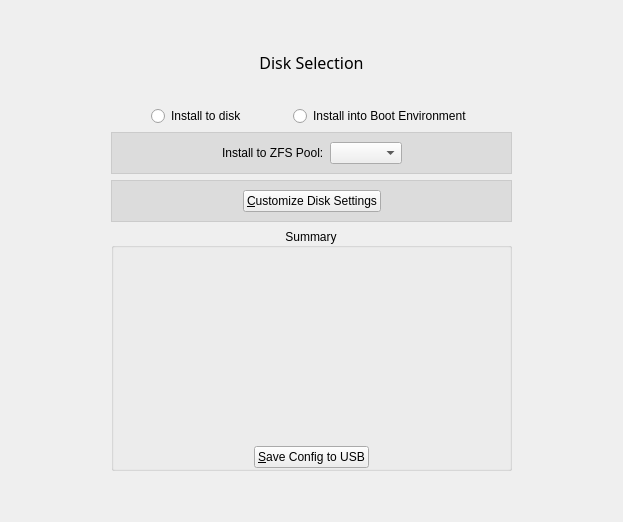
      <widget class="QWidget" name="page_disks">
       <layout class="QGridLayout" name="gridLayout_7">
        <item row="7" column="1">
         <spacer name="verticalSpacer_13">
          <property name="orientation">
           <enum>Qt::Vertical</enum>
          </property>
          <property name="sizeType">
           <enum>QSizePolicy::Preferred</enum>
          </property>
          <property name="sizeHint" stdset="0">
           <size>
            <width>20</width>
            <height>40</height>
           </size>
          </property>
         </spacer>
        </item>
        <item row="1" column="0" rowspan="6">
         <spacer name="horizontalSpacer_12">
          <property name="orientation">
           <enum>Qt::Horizontal</enum>
          </property>
          <property name="sizeType">
           <enum>QSizePolicy::Preferred</enum>
          </property>
          <property name="sizeHint" stdset="0">
           <size>
            <width>100</width>
            <height>341</height>
           </size>
          </property>
         </spacer>
        </item>
        <item row="1" column="1">
         <layout class="QVBoxLayout" name="verticalLayout_2">
          <item>
           <widget class="QLabel" name="label_5">
            <property name="font">
             <font>
              <family>Noto Sans</family>
              <pointsize>12</pointsize>
             </font>
            </property>
            <property name="styleSheet">
             <string notr="true">background: transparent;</string>
            </property>
            <property name="text">
             <string>Disk Selection</string>
            </property>
            <property name="alignment">
             <set>Qt::AlignCenter</set>
            </property>
           </widget>
          </item>
         </layout>
        </item>
        <item row="2" column="1">
         <layout class="QHBoxLayout" name="horizontalLayout_5">
          <item>
           <spacer name="horizontalSpacer_10">
            <property name="orientation">
             <enum>Qt::Horizontal</enum>
            </property>
            <property name="sizeHint" stdset="0">
             <size>
              <width>40</width>
              <height>20</height>
             </size>
            </property>
           </spacer>
          </item>
          <item>
           <widget class="QLabel" name="label_6">
            <property name="maximumSize">
             <size>
              <width>75</width>
              <height>75</height>
             </size>
            </property>
            <property name="styleSheet">
             <string notr="true">background: transparent;</string>
            </property>
            <property name="text">
             <string/>
            </property>
            <property name="pixmap">
             <pixmap resource="sysinstaller.qrc">:/modules/images/disk.png</pixmap>
            </property>
            <property name="alignment">
             <set>Qt::AlignCenter</set>
            </property>
           </widget>
          </item>
          <item>
           <spacer name="horizontalSpacer_11">
            <property name="orientation">
             <enum>Qt::Horizontal</enum>
            </property>
            <property name="sizeHint" stdset="0">
             <size>
              <width>40</width>
              <height>20</height>
             </size>
            </property>
           </spacer>
          </item>
         </layout>
        </item>
        <item row="6" column="1">
         <layout class="QGridLayout" name="gridLayout_10">
          <item row="0" column="0" colspan="2">
           <widget class="QGroupBox" name="groupBox_3">
            <property name="sizePolicy">
             <sizepolicy hsizetype="Preferred" vsizetype="MinimumExpanding">
              <horstretch>0</horstretch>
              <verstretch>0</verstretch>
             </sizepolicy>
            </property>
            <property name="styleSheet">
             <string notr="true">/*QGroupBox{ background: rgba(1,1,1,20); }*/
/*QGroupBox::title{ background-color: transparent; }*/
QFrame{ background: transparent; }
/*QTextEdit{background: rgba(1,1,1,20); }*/</string>
            </property>
            <property name="title">
             <string>Summary</string>
            </property>
            <property name="alignment">
             <set>Qt::AlignCenter</set>
            </property>
            <property name="flat">
             <bool>true</bool>
            </property>
            <layout class="QGridLayout" name="gridLayout_6">
             <property name="leftMargin">
              <number>0</number>
             </property>
             <property name="topMargin">
              <number>0</number>
             </property>
             <property name="rightMargin">
              <number>0</number>
             </property>
             <property name="bottomMargin">
              <number>0</number>
             </property>
             <item row="0" column="0">
              <widget class="QTextEdit" name="textEditDiskSummary">
               <property name="horizontalScrollBarPolicy">
                <enum>Qt::ScrollBarAlwaysOff</enum>
               </property>
               <property name="readOnly">
                <bool>true</bool>
               </property>
              </widget>
             </item>
             <item row="1" column="0">
              <layout class="QHBoxLayout" name="horizontalLayout_6">
               <item>
                <spacer name="horizontalSpacer_18">
                 <property name="orientation">
                  <enum>Qt::Horizontal</enum>
                 </property>
                 <property name="sizeHint" stdset="0">
                  <size>
                   <width>40</width>
                   <height>20</height>
                  </size>
                 </property>
                </spacer>
               </item>
               <item>
                <widget class="QPushButton" name="pushSaveConfig">
                 <property name="toolTip">
                  <string extracomment="Save configuration file to USB stick"/>
                 </property>
                 <property name="autoFillBackground">
                  <bool>false</bool>
                 </property>
                 <property name="styleSheet">
                  <string notr="true">background-color: rgb(238, 238, 238);</string>
                 </property>
                 <property name="text">
                  <string>&amp;Save Config to USB</string>
                 </property>
                 <property name="icon">
                  <iconset resource="sysinstaller.qrc">
                   <normaloff>:/modules/images/usb.png</normaloff>:/modules/images/usb.png</iconset>
                 </property>
                 <property name="iconSize">
                  <size>
                   <width>24</width>
                   <height>24</height>
                  </size>
                 </property>
                 <property name="autoDefault">
                  <bool>false</bool>
                 </property>
                 <property name="default">
                  <bool>false</bool>
                 </property>
                 <property name="flat">
                  <bool>false</bool>
                 </property>
                </widget>
               </item>
               <item>
                <spacer name="horizontalSpacer_19">
                 <property name="orientation">
                  <enum>Qt::Horizontal</enum>
                 </property>
                 <property name="sizeHint" stdset="0">
                  <size>
                   <width>40</width>
                   <height>20</height>
                  </size>
                 </property>
                </spacer>
               </item>
              </layout>
             </item>
            </layout>
           </widget>
          </item>
         </layout>
        </item>
        <item row="1" column="2" rowspan="6">
         <spacer name="horizontalSpacer_13">
          <property name="orientation">
           <enum>Qt::Horizontal</enum>
          </property>
          <property name="sizeType">
           <enum>QSizePolicy::Preferred</enum>
          </property>
          <property name="sizeHint" stdset="0">
           <size>
            <width>100</width>
            <height>278</height>
           </size>
          </property>
         </spacer>
        </item>
        <item row="0" column="1">
         <spacer name="verticalSpacer_6">
          <property name="orientation">
           <enum>Qt::Vertical</enum>
          </property>
          <property name="sizeType">
           <enum>QSizePolicy::Preferred</enum>
          </property>
          <property name="sizeHint" stdset="0">
           <size>
            <width>228</width>
            <height>40</height>
           </size>
          </property>
         </spacer>
        </item>
        <item row="3" column="1">
         <layout class="QHBoxLayout" name="horizontalLayout">
          <item>
           <spacer name="horizontalSpacer_6">
            <property name="orientation">
             <enum>Qt::Horizontal</enum>
            </property>
            <property name="sizeHint" stdset="0">
             <size>
              <width>40</width>
              <height>20</height>
             </size>
            </property>
           </spacer>
          </item>
          <item>
           <widget class="QRadioButton" name="radio_install_full">
            <property name="sizePolicy">
             <sizepolicy hsizetype="Preferred" vsizetype="Fixed">
              <horstretch>0</horstretch>
              <verstretch>0</verstretch>
             </sizepolicy>
            </property>
            <property name="text">
             <string>Install to disk</string>
            </property>
            <property name="icon">
             <iconset resource="sysinstaller.qrc">
              <normaloff>:/modules/images/slices.png</normaloff>:/modules/images/slices.png</iconset>
            </property>
            <property name="iconSize">
             <size>
              <width>32</width>
              <height>32</height>
             </size>
            </property>
           </widget>
          </item>
          <item>
           <spacer name="horizontalSpacer_26">
            <property name="orientation">
             <enum>Qt::Horizontal</enum>
            </property>
            <property name="sizeHint" stdset="0">
             <size>
              <width>40</width>
              <height>20</height>
             </size>
            </property>
           </spacer>
          </item>
          <item>
           <widget class="QRadioButton" name="radio_install_be">
            <property name="sizePolicy">
             <sizepolicy hsizetype="Preferred" vsizetype="Fixed">
              <horstretch>0</horstretch>
              <verstretch>0</verstretch>
             </sizepolicy>
            </property>
            <property name="text">
             <string>Install into Boot Environment</string>
            </property>
            <property name="icon">
             <iconset resource="sysinstaller.qrc">
              <normaloff>:/modules/images/bootenvironment.png</normaloff>:/modules/images/bootenvironment.png</iconset>
            </property>
            <property name="iconSize">
             <size>
              <width>32</width>
              <height>32</height>
             </size>
            </property>
           </widget>
          </item>
          <item>
           <spacer name="horizontalSpacer_7">
            <property name="orientation">
             <enum>Qt::Horizontal</enum>
            </property>
            <property name="sizeHint" stdset="0">
             <size>
              <width>40</width>
              <height>20</height>
             </size>
            </property>
           </spacer>
          </item>
         </layout>
        </item>
        <item row="4" column="1">
         <widget class="QFrame" name="group_install_be">
          <property name="styleSheet">
           <string notr="true">QFrame#group_install_be{background: rgba(1,1,1,20); }</string>
          </property>
          <property name="frameShape">
           <enum>QFrame::StyledPanel</enum>
          </property>
          <layout class="QHBoxLayout" name="horizontalLayout_3">
           <item>
            <spacer name="horizontalSpacer_27">
             <property name="orientation">
              <enum>Qt::Horizontal</enum>
             </property>
             <property name="sizeHint" stdset="0">
              <size>
               <width>40</width>
               <height>20</height>
              </size>
             </property>
            </spacer>
           </item>
           <item>
            <widget class="QLabel" name="label_7">
             <property name="text">
              <string>Install to ZFS Pool:</string>
             </property>
            </widget>
           </item>
           <item>
            <widget class="QComboBox" name="combo_install_pools">
             <property name="sizeAdjustPolicy">
              <enum>QComboBox::AdjustToContents</enum>
             </property>
            </widget>
           </item>
           <item>
            <spacer name="horizontalSpacer_28">
             <property name="orientation">
              <enum>Qt::Horizontal</enum>
             </property>
             <property name="sizeHint" stdset="0">
              <size>
               <width>40</width>
               <height>20</height>
              </size>
             </property>
            </spacer>
           </item>
          </layout>
         </widget>
        </item>
        <item row="5" column="1">
         <widget class="QFrame" name="group_install_full">
          <property name="styleSheet">
           <string notr="true">QFrame#group_install_full{background: rgba(1,1,1,20); }</string>
          </property>
          <property name="frameShape">
           <enum>QFrame::StyledPanel</enum>
          </property>
          <layout class="QGridLayout" name="gridLayout_11">
           <item row="0" column="0" colspan="2">
            <layout class="QHBoxLayout" name="horizontalLayout_4">
             <item>
              <spacer name="horizontalSpacer_8">
               <property name="orientation">
                <enum>Qt::Horizontal</enum>
               </property>
               <property name="sizeHint" stdset="0">
                <size>
                 <width>40</width>
                 <height>20</height>
                </size>
               </property>
              </spacer>
             </item>
             <item>
              <widget class="QPushButton" name="pushDiskCustomize">
               <property name="styleSheet">
                <string notr="true">background-color: rgb(238, 238, 238);</string>
               </property>
               <property name="text">
                <string>&amp;Customize Disk Settings</string>
               </property>
               <property name="icon">
                <iconset resource="sysinstaller.qrc">
                 <normaloff>:/modules/images/configure.png</normaloff>:/modules/images/configure.png</iconset>
               </property>
               <property name="iconSize">
                <size>
                 <width>21</width>
                 <height>21</height>
                </size>
               </property>
              </widget>
             </item>
             <item>
              <spacer name="horizontalSpacer_9">
               <property name="orientation">
                <enum>Qt::Horizontal</enum>
               </property>
               <property name="sizeHint" stdset="0">
                <size>
                 <width>40</width>
                 <height>20</height>
                </size>
               </property>
              </spacer>
             </item>
            </layout>
           </item>
          </layout>
         </widget>
        </item>
       </layout>
      </widget>
